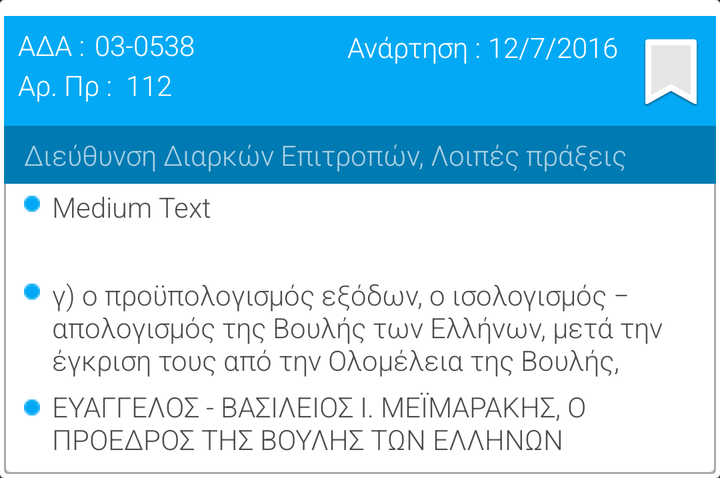
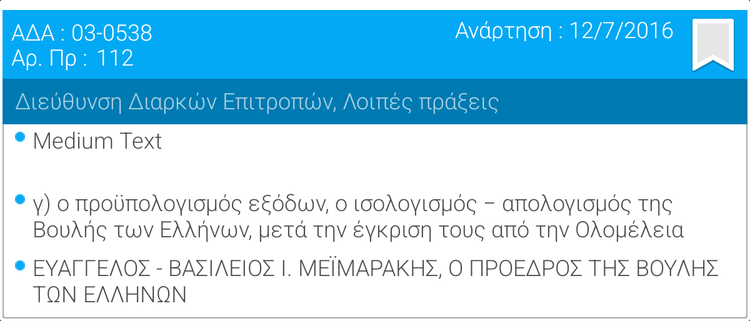

Compare how this app lays out the same screen by default and in its alternative resource folder. The renders come first, then the two layout files and the values they reference.
<!-- AndroidManifest.xml: application theme Theme.AppCompat.NoActionBar -->
<!-- res/layout/results_card.xml -->
<?xml version="1.0" encoding="utf-8"?>
<androidx.cardview.widget.CardView
    xmlns:android="http://schemas.android.com/apk/res/android"
    xmlns:card_view="http://schemas.android.com/apk/res-auto"
    android:layout_width="match_parent"
    android:layout_height="wrap_content"
    android:background="#ffffff"
    android:id="@+id/cv"
    card_view:cardPreventCornerOverlap="false">
    <RelativeLayout
        android:layout_width="match_parent"
        android:layout_height="wrap_content"
        android:orientation="horizontal"
        android:background="#ffffff"
        android:weightSum="1"
        android:paddingTop="6dp">

        <RelativeLayout
            android:layout_width="match_parent"
            android:layout_height="wrap_content"
            android:background="@drawable/background_with_shadow"
            android:layout_margin="2dp">

            <RelativeLayout
                android:layout_width="match_parent"
                android:layout_height="55dp"
                android:background="#03A9F4">

                <TextView
                    android:layout_width="wrap_content"
                    android:layout_height="wrap_content"
                    android:textAppearance="?android:attr/textAppearanceSmall"
                    android:text="ΑΔΑ :"
                    android:id="@+id/textView22"
                    android:textColor="#ffffff"
                    android:layout_alignParentTop="true"
                    android:layout_alignParentLeft="true"
                    android:layout_alignParentStart="true"
                    android:layout_marginTop="5dp"
                    android:layout_marginLeft="7dp"
                    android:fontFamily="sans-serif-light"/>

                <TextView
                    android:layout_width="90dp"
                    android:layout_height="20dp"
                    android:textAppearance="?android:attr/textAppearanceSmall"
                    android:text="112"
                    android:id="@+id/protoc_num"
                    android:textColor="#ffffff"
                    android:layout_alignTop="@+id/textView23"
                    android:layout_toRightOf="@+id/textView23"
                    android:layout_toEndOf="@+id/textView23"
                    android:layout_marginLeft="7dp"
                    android:fontFamily="sans-serif-light"/>

                <TextView
                    android:layout_width="wrap_content"
                    android:layout_height="wrap_content"
                    android:textAppearance="?android:attr/textAppearanceSmall"
                    android:text="03-0538"
                    android:id="@+id/ADA"
                    android:textColor="#ffffff"
                    android:layout_marginLeft="5dp"
                    android:layout_alignTop="@+id/textView22"
                    android:layout_toRightOf="@+id/textView22"
                    android:layout_toEndOf="@+id/textView22"
                    android:layout_marginStart="5dp"
                    android:fontFamily="sans-serif-light"/>

                <TextView
                    android:layout_width="wrap_content"
                    android:layout_height="wrap_content"
                    android:textAppearance="?android:attr/textAppearanceSmall"
                    android:text="Αρ. Πρ :"
                    android:id="@+id/textView23"
                    android:textColor="#ffffff"
                    android:layout_alignParentTop="true"
                    android:layout_alignParentLeft="true"
                    android:layout_alignParentStart="true"
                    android:layout_marginTop="25dp"
                    android:layout_marginLeft="7dp"
                    android:fontFamily="sans-serif-light"/>

                <ImageView
                    android:layout_width="40dp"
                    android:layout_height="40dp"
                    android:id="@+id/download_btn"
                    android:src="@drawable/bookmark_icon"
                    android:paddingTop="2dp"
                    android:paddingRight="5dp"
                    android:layout_alignParentRight="true"
                    android:layout_alignParentEnd="true"
                    android:layout_alignParentTop="true"
                    android:layout_alignParentBottom="true" />

                <TextView
                    android:layout_width="wrap_content"
                    android:layout_height="wrap_content"
                    android:textAppearance="?android:attr/textAppearanceSmall"
                    android:text="12/7/2016"
                    android:id="@+id/date"
                    android:textColor="#ffffff"
                    android:layout_marginRight="9dp"
                    android:layout_marginEnd="9dp"
                    android:fontFamily="sans-serif-light"
                    android:layout_alignBaseline="@+id/textView24"
                    android:layout_alignBottom="@+id/textView24"
                    android:layout_toLeftOf="@+id/download_btn"
                    android:layout_toStartOf="@+id/download_btn" />

                <TextView
                    android:layout_width="wrap_content"
                    android:layout_height="wrap_content"
                    android:textAppearance="?android:attr/textAppearanceSmall"
                    android:text="Ανάρτηση : "
                    android:id="@+id/textView24"
                    android:textColor="#ffffff"
                    android:fontFamily="sans-serif-light"
                    android:layout_above="@+id/protoc_num"
                    android:layout_toLeftOf="@+id/date"
                    android:layout_toStartOf="@+id/date" />
            </RelativeLayout>

            <RelativeLayout
                android:layout_width="match_parent"
                android:layout_height="wrap_content"
                android:layout_marginTop="55dp"
                android:background="#007AB2"
                android:id="@+id/relativeLayout10">

                <TextView
                    android:layout_width="wrap_content"
                    android:layout_height="wrap_content"
                    android:textAppearance="?android:attr/textAppearanceSmall"
                    android:text="Διεύθυνση Διαρκών Επιτροπών, Λοιπές πράξεις"
                    android:id="@+id/Sectors"
                    android:textColor="#A8D1E4"
                    android:layout_alignParentLeft="true"
                    android:layout_alignParentStart="true"
                    android:layout_marginLeft="10dp"
                    android:layout_marginRight="10dp"
                    android:layout_alignParentTop="true"
                    android:layout_alignParentRight="true"
                    android:layout_alignParentEnd="true"
                    android:layout_marginTop="5dp"
                    android:layout_marginBottom="5dp"
                    android:fontFamily="sans-serif-light"/>
            </RelativeLayout>

            <RelativeLayout
                android:layout_width="match_parent"
                android:layout_height="wrap_content"
                android:layout_below="@+id/relativeLayout10"
                android:paddingBottom="4dp"
                android:id="@+id/relativeLayout11"
                android:layout_marginBottom="4dp"
                android:layout_alignParentEnd="false"
                android:layout_marginLeft="2dp"
                android:layout_marginRight="2dp"
                android:layout_alignParentRight="false">

                <TextView
                    android:layout_width="wrap_content"
                    android:layout_height="wrap_content"
                    android:textAppearance="?android:attr/textAppearanceMedium"
                    android:text="Medium Text"
                    android:id="@+id/textView21"
                    android:layout_above="@+id/imageView9"
                    android:layout_alignTop="@+id/imageView8"
                    android:layout_alignParentRight="true"
                    android:layout_alignParentEnd="true"
                    android:layout_marginRight="3dp"
                    android:fontFamily="sans-serif-light"/>

                <ImageView
                    android:layout_width="wrap_content"
                    android:layout_height="wrap_content"
                    android:id="@+id/imageView8"
                    android:src="@drawable/boolet_blue"
                    android:layout_marginTop="30dp"
                    android:paddingTop="6dp"
                    android:layout_below="@+id/imageView7"
                    android:layout_toLeftOf="@+id/text_bull_1"
                    android:layout_toStartOf="@+id/text_bull_1" />

                <ImageView
                    android:layout_width="wrap_content"
                    android:layout_height="wrap_content"
                    android:id="@+id/imageView7"
                    android:src="@drawable/boolet_blue"
                    android:layout_alignParentLeft="true"
                    android:layout_alignParentStart="true"
                    android:layout_marginLeft="8dp"
                    android:layout_marginTop="4dp"
                    android:paddingTop="2dp" />

                <ImageView
                    android:layout_width="wrap_content"
                    android:layout_height="wrap_content"
                    android:id="@+id/imageView9"
                    android:src="@drawable/boolet_blue"
                    android:layout_alignLeft="@+id/imageView8"
                    android:layout_alignStart="@+id/imageView8"
                    android:layout_marginTop="102dp"
                    android:paddingTop="6dp"
                    android:layout_alignRight="@+id/imageView8"
                    android:layout_alignEnd="@+id/imageView8" />

                <TextView
                    android:layout_width="wrap_content"
                    android:layout_height="wrap_content"
                    android:textAppearance="?android:attr/textAppearanceSmall"
                    android:text="Medium Text"
                    android:id="@+id/text_bull_1"
                    android:layout_alignParentTop="true"
                    android:layout_toRightOf="@+id/imageView7"
                    android:layout_above="@+id/textView21"
                    android:layout_alignParentRight="true"
                    android:layout_alignParentEnd="true"
                    android:layout_marginLeft="4dp"
                    android:layout_marginRight="4dp"
                    android:padding="2dp"
                    android:textColor="#4D4D4D"
                    android:layout_marginBottom="3dp"
                    android:fontFamily="sans-serif-light"/>

                <TextView
                    android:layout_width="wrap_content"
                    android:layout_height="wrap_content"
                    android:textAppearance="?android:attr/textAppearanceSmall"
                    android:text="γ) ο προϋπολογισμός εξόδων, ο ισολογισμός − απολογισμός της Βουλής των Ελλήνων, μετά την έγκριση τους από την Ολομέλεια της Βουλής, καθώς και τριμηνιαίοι πίνακες εκτέλεσης του προϋπολογισμού της Βουλής, και πίνακες στοχοθεσίας και επίτευξης ή απόκλισης στ "
                    android:id="@+id/text_bull_2"
                    android:padding="2dp"
                    android:textColor="#4D4D4D"
                    android:layout_below="@+id/text_bull_1"
                    android:layout_alignLeft="@+id/text_bull_1"
                    android:layout_alignStart="@+id/text_bull_1"
                    android:layout_alignRight="@+id/text_bull_3"
                    android:layout_alignEnd="@+id/text_bull_3"
                    android:layout_above="@+id/text_bull_3"
                    android:layout_marginBottom="3dp"
                    android:fontFamily="sans-serif-light"/>

                <TextView
                    android:layout_width="wrap_content"
                    android:layout_height="wrap_content"
                    android:textAppearance="?android:attr/textAppearanceSmall"
                    android:text="ΕΥΑΓΓΕΛΟΣ - ΒΑΣΙΛΕΙΟΣ I. ΜΕΪΜΑΡΑΚΗΣ, Ο ΠΡΟΕΔΡΟΣ ΤΗΣ ΒΟΥΛΗΣ ΤΩΝ ΕΛΛΗΝΩΝ"
                    android:id="@+id/text_bull_3"
                    android:layout_toRightOf="@+id/imageView9"
                    android:layout_alignParentRight="true"
                    android:layout_alignParentEnd="true"
                    android:layout_marginLeft="4dp"
                    android:layout_marginRight="4dp"
                    android:textColor="#4D4D4D"
                    android:layout_alignTop="@+id/imageView9"
                    android:paddingLeft="2dp"
                    android:paddingRight="2dp"
                    android:fontFamily="sans-serif-light"/>

            </RelativeLayout>

        </RelativeLayout>

    </RelativeLayout>


</androidx.cardview.widget.CardView>
<!-- resources referenced by this layout -->
<resources>
  <!-- drawable background_with_shadow (drawable) -->
  <?xml version="1.0" encoding="utf-8"?>
  <layer-list xmlns:android="http://schemas.android.com/apk/res/android">
      <item >
          <shape
              android:shape="rectangle">
              <solid android:color="@android:color/darker_gray" />
              <corners android:radius="2dp"/>
          </shape>
      </item>
      <item android:right="1dp" android:left="1dp" android:bottom="1dp">
          <shape
              android:shape="rectangle">
              <solid android:color="@android:color/white"/>
              <corners android:radius="2dp"/>
          </shape>
      </item>
  </layer-list>
  <!-- drawable bookmark_icon: png bitmap (drawable, 11126 bytes) -->
  <!-- drawable boolet_blue: png bitmap (drawable, 185 bytes) -->
</resources>
<!-- res/layout-large/results_card.xml (the repository's variant of the layout above) -->
<!-- drawn on a 7-inch tablet held upright -->
<?xml version="1.0" encoding="utf-8"?>
<android.support.v7.widget.CardView
    xmlns:android="http://schemas.android.com/apk/res/android"
    xmlns:card_view="http://schemas.android.com/apk/res-auto"
    android:layout_width="match_parent"
    android:layout_height="wrap_content"
    android:background="#ffffff"
    android:id="@+id/cv"
    card_view:cardPreventCornerOverlap="false">
    <RelativeLayout
        android:layout_width="match_parent"
        android:layout_height="wrap_content"
        android:orientation="horizontal"
        android:background="#ffffff"
        android:weightSum="1"
        android:paddingTop="6dp">

        <RelativeLayout
            android:layout_width="match_parent"
            android:layout_height="wrap_content"
            android:background="@drawable/background_with_shadow"
            android:layout_margin="2dp">

            <RelativeLayout
                android:layout_width="match_parent"
                android:layout_height="55dp"
                android:background="#03A9F4">

                <TextView
                    android:layout_width="wrap_content"
                    android:layout_height="wrap_content"
                    android:textAppearance="?android:attr/textAppearanceSmall"
                    android:text="ΑΔΑ :"
                    android:id="@+id/textView22"
                    android:textColor="#ffffff"
                    android:layout_alignParentTop="true"
                    android:layout_alignParentLeft="true"
                    android:layout_alignParentStart="true"
                    android:layout_marginTop="5dp"
                    android:layout_marginLeft="7dp"
                    android:fontFamily="sans-serif-light"
                    android:textSize="18sp" />

                <TextView
                    android:layout_width="90dp"
                    android:layout_height="20dp"
                    android:textAppearance="?android:attr/textAppearanceSmall"
                    android:text="112"
                    android:id="@+id/protoc_num"
                    android:textColor="#ffffff"
                    android:layout_alignTop="@+id/textView23"
                    android:layout_toRightOf="@+id/textView23"
                    android:layout_toEndOf="@+id/textView23"
                    android:layout_marginLeft="7dp"
                    android:fontFamily="sans-serif-light"
                    android:textSize="18sp"/>

                <TextView
                    android:layout_width="wrap_content"
                    android:layout_height="wrap_content"
                    android:textAppearance="?android:attr/textAppearanceSmall"
                    android:text="03-0538"
                    android:id="@+id/ADA"
                    android:textColor="#ffffff"
                    android:layout_marginLeft="5dp"
                    android:layout_alignTop="@+id/textView22"
                    android:layout_toRightOf="@+id/textView22"
                    android:layout_toEndOf="@+id/textView22"
                    android:layout_marginStart="5dp"
                    android:fontFamily="sans-serif-light"
                    android:textSize="18sp"/>

                <TextView
                    android:layout_width="wrap_content"
                    android:layout_height="wrap_content"
                    android:textAppearance="?android:attr/textAppearanceSmall"
                    android:text="Αρ. Πρ :"
                    android:id="@+id/textView23"
                    android:textColor="#ffffff"
                    android:layout_alignParentTop="true"
                    android:layout_alignParentLeft="true"
                    android:layout_alignParentStart="true"
                    android:layout_marginTop="25dp"
                    android:layout_marginLeft="7dp"
                    android:fontFamily="sans-serif-light"
                    android:textSize="18sp"/>

                <ImageView
                    android:layout_width="50dp"
                    android:layout_height="50dp"
                    android:id="@+id/download_btn"
                    android:src="@drawable/bookmark_icon"
                    android:paddingTop="2dp"
                    android:paddingRight="5dp"
                    android:layout_alignParentRight="true"
                    android:layout_alignParentEnd="true"
                    android:layout_alignParentTop="true"
                    android:layout_alignParentBottom="true" />

                <TextView
                    android:layout_width="wrap_content"
                    android:layout_height="wrap_content"
                    android:textAppearance="?android:attr/textAppearanceSmall"
                    android:text="12/7/2016"
                    android:id="@+id/date"
                    android:textColor="#ffffff"
                    android:layout_marginRight="9dp"
                    android:layout_marginEnd="9dp"
                    android:fontFamily="sans-serif-light"
                    android:layout_alignBaseline="@+id/textView24"
                    android:layout_alignBottom="@+id/textView24"
                    android:layout_toLeftOf="@+id/download_btn"
                    android:layout_toStartOf="@+id/download_btn"
                    android:textSize="18sp"/>

                <TextView
                    android:layout_width="wrap_content"
                    android:layout_height="wrap_content"
                    android:textAppearance="?android:attr/textAppearanceSmall"
                    android:text="Ανάρτηση : "
                    android:id="@+id/textView24"
                    android:textColor="#ffffff"
                    android:fontFamily="sans-serif-light"
                    android:layout_above="@+id/protoc_num"
                    android:layout_toLeftOf="@+id/date"
                    android:layout_toStartOf="@+id/date"
                    android:textSize="18sp"
                    android:paddingTop="3dp" />
            </RelativeLayout>

            <RelativeLayout
                android:layout_width="match_parent"
                android:layout_height="wrap_content"
                android:layout_marginTop="55dp"
                android:background="#007AB2"
                android:id="@+id/relativeLayout10">

                <TextView
                    android:layout_width="wrap_content"
                    android:layout_height="wrap_content"
                    android:textAppearance="?android:attr/textAppearanceSmall"
                    android:text="Διεύθυνση Διαρκών Επιτροπών, Λοιπές πράξεις"
                    android:id="@+id/Sectors"
                    android:textColor="#A8D1E4"
                    android:layout_alignParentLeft="true"
                    android:layout_alignParentStart="true"
                    android:layout_marginLeft="10dp"
                    android:layout_marginRight="10dp"
                    android:layout_alignParentTop="true"
                    android:layout_alignParentRight="true"
                    android:layout_alignParentEnd="true"
                    android:layout_marginTop="5dp"
                    android:layout_marginBottom="5dp"
                    android:fontFamily="sans-serif-light"
                    android:textSize="18sp"
                    android:paddingBottom="2dp" />
            </RelativeLayout>

            <RelativeLayout
                android:layout_width="match_parent"
                android:layout_height="wrap_content"
                android:layout_below="@+id/relativeLayout10"
                android:paddingBottom="4dp"
                android:id="@+id/relativeLayout11"
                android:layout_marginBottom="4dp"
                android:layout_alignParentEnd="false"
                android:layout_marginLeft="2dp"
                android:layout_marginRight="2dp"
                android:layout_alignParentRight="false">

                <TextView
                    android:layout_width="wrap_content"
                    android:layout_height="wrap_content"
                    android:textAppearance="?android:attr/textAppearanceMedium"
                    android:text="Medium Text"
                    android:id="@+id/textView21"
                    android:layout_above="@+id/imageView9"
                    android:layout_alignTop="@+id/imageView8"
                    android:layout_alignParentRight="true"
                    android:layout_alignParentEnd="true"
                    android:layout_marginRight="3dp"
                    android:fontFamily="sans-serif-light"
                    android:textSize="18sp"/>

                <ImageView
                    android:layout_width="wrap_content"
                    android:layout_height="wrap_content"
                    android:id="@+id/imageView8"
                    android:src="@drawable/boolet_blue"
                    android:layout_marginTop="32dp"
                    android:paddingTop="10dp"
                    android:layout_below="@+id/imageView7"
                    android:layout_toLeftOf="@+id/text_bull_1"
                    android:layout_toStartOf="@+id/text_bull_1" />

                <ImageView
                    android:layout_width="wrap_content"
                    android:layout_height="wrap_content"
                    android:id="@+id/imageView7"
                    android:src="@drawable/boolet_blue"
                    android:layout_alignParentLeft="true"
                    android:layout_alignParentStart="true"
                    android:layout_marginLeft="8dp"
                    android:layout_marginTop="4dp"
                    android:paddingTop="2dp" />

                <ImageView
                    android:layout_width="wrap_content"
                    android:layout_height="wrap_content"
                    android:id="@+id/imageView9"
                    android:src="@drawable/boolet_blue"
                    android:layout_alignLeft="@+id/imageView8"
                    android:layout_alignStart="@+id/imageView8"
                    android:layout_marginTop="102dp"
                    android:paddingTop="7dp"
                    android:layout_alignRight="@+id/imageView8"
                    android:layout_alignEnd="@+id/imageView8" />

                <TextView
                    android:layout_width="wrap_content"
                    android:textAppearance="?android:attr/textAppearanceSmall"
                    android:text="Medium Text"
                    android:id="@+id/text_bull_1"
                    android:layout_alignParentTop="true"
                    android:layout_toRightOf="@+id/imageView7"
                    android:layout_above="@+id/textView21"
                    android:layout_alignParentRight="true"
                    android:layout_alignParentEnd="true"
                    android:layout_marginLeft="4dp"
                    android:layout_marginRight="4dp"
                    android:textColor="#4D4D4D"
                    android:fontFamily="sans-serif-light"
                    android:textSize="18sp"
                    android:layout_height="wrap_content"
                    android:paddingLeft="2dp"
                    android:paddingRight="2dp" />

                <TextView
                    android:layout_width="wrap_content"
                    android:layout_height="wrap_content"
                    android:textAppearance="?android:attr/textAppearanceSmall"
                    android:text="γ) ο προϋπολογισμός εξόδων, ο ισολογισμός − απολογισμός της Βουλής των Ελλήνων, μετά την έγκριση τους από την Ολομέλεια της Βουλής, καθώς και τριμηνιαίοι πίνακες εκτέλεσης του προϋπολογισμού της Βουλής, και πίνακες στοχοθεσίας και επίτευξης ή απόκλισης στ "
                    android:id="@+id/text_bull_2"
                    android:textColor="#4D4D4D"
                    android:layout_below="@+id/text_bull_1"
                    android:layout_alignLeft="@+id/text_bull_1"
                    android:layout_alignStart="@+id/text_bull_1"
                    android:layout_alignRight="@+id/text_bull_3"
                    android:layout_alignEnd="@+id/text_bull_3"
                    android:layout_above="@+id/text_bull_3"
                    android:layout_marginBottom="4dp"
                    android:fontFamily="sans-serif-light"
                    android:textSize="18sp"
                    android:paddingLeft="2dp"
                    android:paddingRight="2dp"
                    android:layout_marginTop="4dp" />

                <TextView
                    android:layout_width="wrap_content"
                    android:layout_height="wrap_content"
                    android:textAppearance="?android:attr/textAppearanceSmall"
                    android:text="ΕΥΑΓΓΕΛΟΣ - ΒΑΣΙΛΕΙΟΣ I. ΜΕΪΜΑΡΑΚΗΣ, Ο ΠΡΟΕΔΡΟΣ ΤΗΣ ΒΟΥΛΗΣ ΤΩΝ ΕΛΛΗΝΩΝ"
                    android:id="@+id/text_bull_3"
                    android:layout_toRightOf="@+id/imageView9"
                    android:layout_alignParentRight="true"
                    android:layout_alignParentEnd="true"
                    android:layout_marginLeft="4dp"
                    android:layout_marginRight="4dp"
                    android:textColor="#4D4D4D"
                    android:layout_alignTop="@+id/imageView9"
                    android:paddingLeft="2dp"
                    android:paddingRight="2dp"
                    android:fontFamily="sans-serif-light"
                    android:textSize="18sp"/>

            </RelativeLayout>

        </RelativeLayout>

    </RelativeLayout>


</android.support.v7.widget.CardView>
